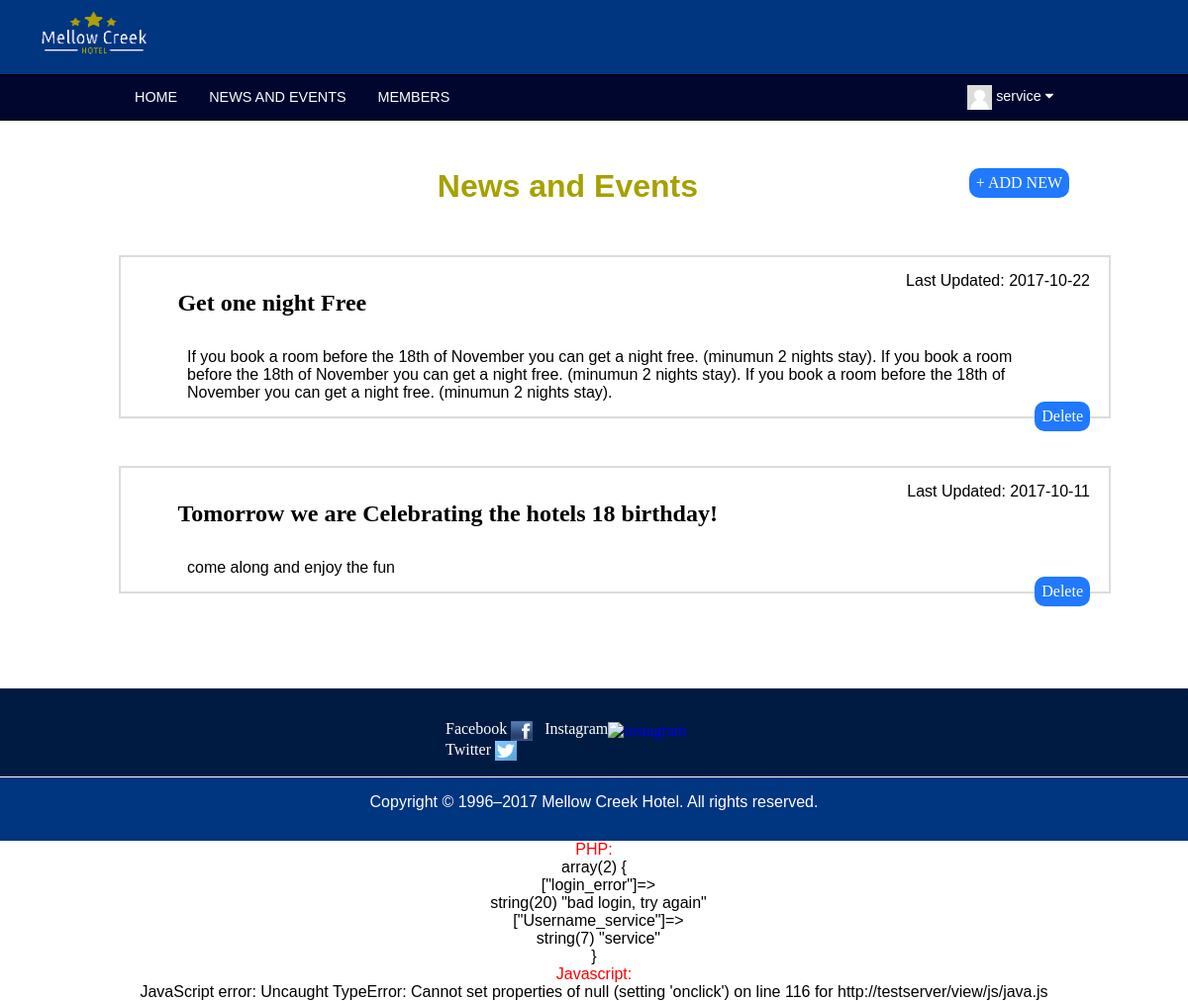
Page /view/html/news.php (signed in) on the committed database.
### tables this page shows
CREATE TABLE `newtbl` (
  `id` int(11) NOT NULL,
  `title` varchar(255) NOT NULL,
  `txt` varchar(500) NOT NULL,
  `date` varchar(10) NOT NULL
);

### model/dbfunc.php (called while the page is built, shortened)
<?php
function selectData($table, $conditions = array()){
  GLOBAL $conn;
  $sql = 'SELECT';
  $sql .= array_key_exists("select", $conditions)?$conditions['select']:'*';
  $sql .= 'FROM '.$table;
  if(array_key_exists("order_by",$conditions)){
    $sql .= ' ORDER BY '.$conditions['order_by'];
  }
  $query = $conn->prepare($sql);
  $data= $query->execute();
 if(array_key_exists("return_type",$conditions) && $conditions['return_type'] != 'all'){
     switch($conditions['return_type']){
       case 'count':
           $data = $query->rowCount();
           break;
       case 'single':
           $data = $query->fetch(PDO::FETCH_ASSOC);
           break;
       default:
           $data = '';
     }
 }else{
    if($query->rowCount() > 0){
        $data = $query->fetchAll();
    }
    return $data;
  }
 return $data;
}
?>

### view/html/news.php (the view, shortened to what this page needs)
<?php
     require_once("../../model/db.php");
     require_once("../../model/dbfunc.php");
   ?>
<!DOCTYPE html>
   <html>
   <head>
   </head>
   <body>
     <div id="header">
       <img src="../images/logo2.png" alt="logo">
     </div>
   <div id="container">
     <article>
       <?php
       if(isset($_SESSION['Username_service'])) { ?>
       <a class="deleteEvent" style="margin-top:3em;" href="addnews.php">+ ADD NEW </a>
         <?php } ?>
       <h1 class="heading" style="padding-bottom:1.5em;text-align:center;">News and Events</h1>
<?php
$table = selectData( 'newtbl', array('order_by' => 'id' ));
if ( !empty($table) ) {
  foreach ( $table as $user ) {
?>
<div class="newssection">
  <div class="eventdate">
    <p class="newsdate"> Last Updated: <?php echo $user['date']; ?></p>
  </div>
<div class="eventtitle">
  <p class="newstitle"> <?php echo $user['title']; ?></p>
</div>
<div class="eventtext">
  <p class="sansserif" > <?php echo $user['txt']; ?></P>
</div>
    <?php
    if(isset($_SESSION['Username_service'])) { ?>
      <a class="deleteEvent" href='../../Controller/deleteprocess.php?action_type=news&id=<?php echo $user['id'];?>'>Delete</a>
      <?php } ?>
</div>
<?php
  }
}
?>
     </article>
     </div>
   </body>
   </html>

### view/css/ds8.css (style rules this page uses)
html, body, div, span, applet, object, iframe, h1, h2, h3, h4, h5, h6, p, blockquote, pre, a, abbr, acronym, address, big, cite, code, del, dfn, em, img, ins, kbd, q, s, samp, small, strike, strong, sub, sup, tt, var, b, u, i, center, dl, dt, dd, ol, ul, li, fieldset, form, label, legend, table, caption, tbody, tfoot, thead, tr, th, td, article, aside, canvas, details, embed, figure, figcaption, footer, header, hgroup, menu, nav, output, ruby, section, summary, time, mark, audio, video { margin: 0; padding: 0; border: 0; font-size: 100%; font: inherit; vertical-align: baseline; }
html { background-color: white; }
article { width: 80%; height: auto; background-color: white; margin: 0 auto; padding-bottom: 3em; }
footer { padding-top: 2em; background-color: #001b42; color: white; width: 100%; bottom: 0; }
h1 { font-family: sans-serif; }
#debug { text-align: center; font-family: sans-serif; }
.phpdebug { color: red; }
ul { background: #00062D; background: -webkit-linear-gradient(#00062D, #00062D); background: -o-linear-gradient(#00062D, #00062D); background: -moz-linear-gradient(#00062D, #00062D); background: linear-gradient(#00062D, #00062D); width: 100%; height: auto; order: 2; margin: 0 auto; display: flex; border-top: 1px groove black; border-bottom: 1px groove black; }
#ulconteent { width: 60%; margin-left: 10%; height: auto; background: #00062D; background: -webkit-linear-gradient(#00062D, #00062D); background: -o-linear-gradient(#00062D, #00062D); background: -moz-linear-gradient(#00062D, #00062D); background: linear-gradient(#00062D, #00062D); float: left; display: flex; }
li { height: auto; overflow: hidden; }
li a { color: white; text-align: center; padding: 14px 16px; text-decoration: none; font-family: Arial, Helvetica, sans-serif; font-size: 0.9em; float: left; }
.iconProfile { display: inline; align-items:center; }
.iconProfile img { height: 25px; width: 25px; vertical-align:middle; }
h1.heading { display: block; font-size: 2em; margin-top: 1.5em; margin-bottom: 0.1em; margin-left: 0; margin-right: 0; font-weight: bold; padding-left: 1.5em; color: #A6A100; }
p.sansserif { font-family: Arial, Helvetica, sans-serif; margin-left: 3em; padding-right: 3em; }
p.footer { font-family: Arial, Helvetica, sans-serif; margin-left: 15%; margin-right: 15%; margin-bottom: 1em; font-family: Arial, Helvetica, sans-serif; }
p.icontxt { display: inline; color: white; }
#container { width: 100%; height: auto; display: flex; background-color: white; }
#header { background-color: #003580; color: white; width: 100%; height: auto; order: 1; margin: 0 auto; }
#header img { padding: 0.5em; padding-left: 2em; height: 55px; width: 125px; }
#footerextra { background-color: #003580; height: 3em; padding-top: 1em; border-top: solid 1px white; }
#footerlinks { padding-top: 2em; width: 100%; height: auto; }
.footericons { width: 25%; height: auto; background-color: #001b42; align-items: center; margin: 0 auto; padding-bottom: 1em; }
.icon { display: inline; }
.icon img { height: 20px; width: 22px; margin-right: 0.5em; vertical-align:middle; }
.icon a:link { text-decoration: none; }
.newssection { width: 100%; height: auto; border: solid 2px #DCDCDC; margin-bottom: 3em; padding: 15px 19px; }
.eventtitle { width: 100%; margin-bottom: 2em; margin-left: 4%; }
.eventdate { width: 100%; }
.eventtext { width: 100%; }
p.newstitle { width: 100%; font-size: 1.5em; font-weight: bold; height: auto; }
p.newsdate { font-family: Arial, Helvetica, sans-serif; width: 100%; height: auto; text-align: right; }
a.deleteEvent { text-align: center; text-decoration: none; color: white; background-color: #2079FE; border-radius: 10px; padding: 6px 7px; float: right; }
.dropdown { float: right; overflow: hidden; right: 0; }
.navright { float: right; width: 20%; margin-right: 10%; background-color: #00062D; }
.dropdown .dropbtn { font-size: 0.9em; border: none; outline: none; color: black; padding: 10px 16px; background-color: inherit; color: white; cursor:pointer; }

### rows in the picture
newtbl: date "2017-10-22", title "Get one night Free", txt "If you book a room before the 18th of November you can get a night free. (minumun 2 nights stay). If you book a room before the 18th of November you can get a night free. (minumun 2 nights stay). If you book a room before the 18th of November you can get a night free. (minumun 2 nights stay)."
newtbl: date "2017-10-11", title "Tomorrow we are Celebrating the hotels 18 birthday!", txt "come along and enjoy the fun"
